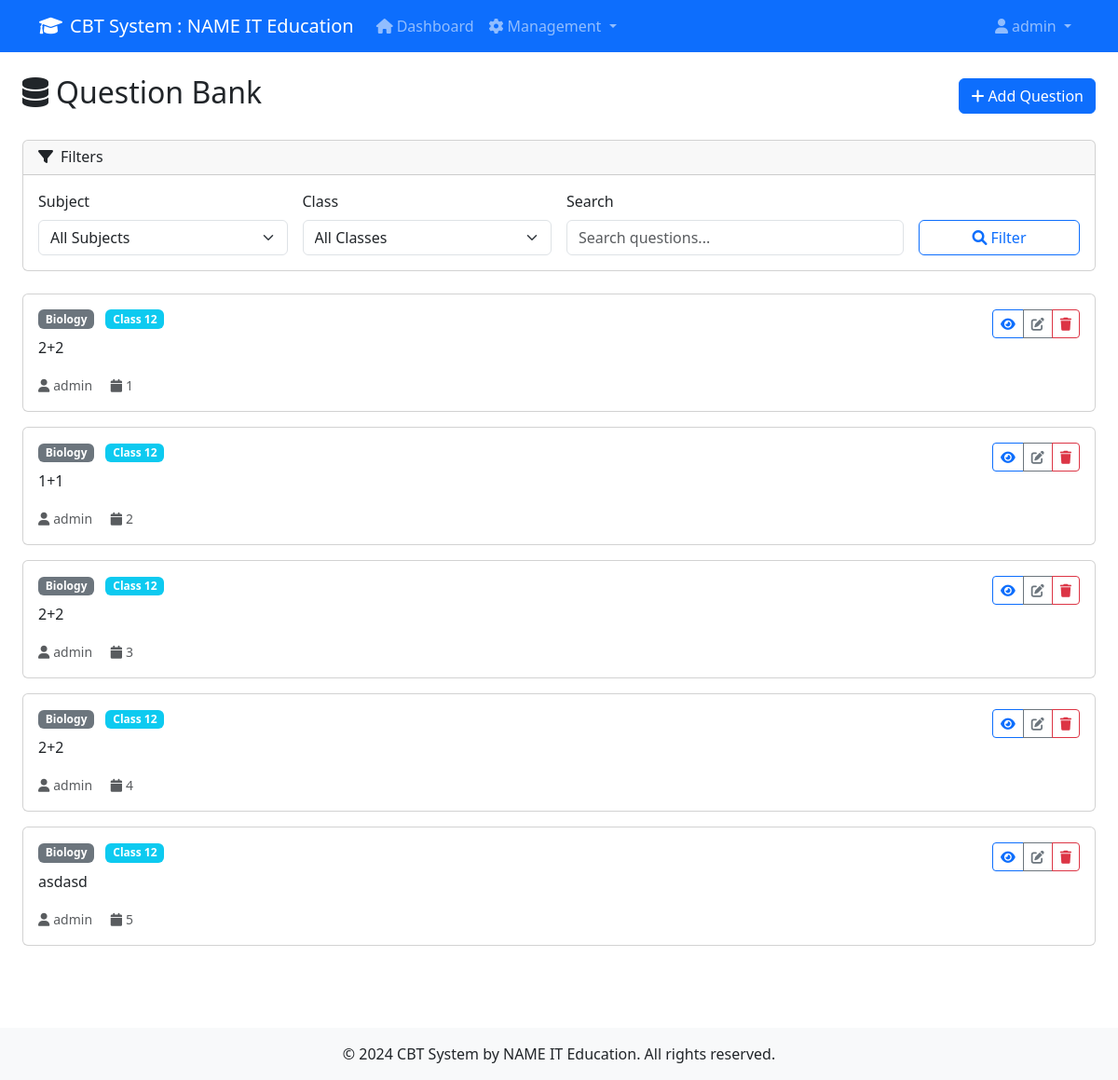
The app's page /exam/questionbank/ (signed in) with its own data.
### project/apps/core/models.py (models this page shows)
class User(AbstractUser):
    gender = models.CharField(choices=Gender.GENDER_CHOICES, max_length=10, blank=True)
    is_active = models.BooleanField(default=True)
    student_class = models.ForeignKey(
        "StudentClass", on_delete=models.SET_NULL, null=True, blank=True
    )

class Subject(models.Model):
    name = models.CharField(max_length=200, unique=True)
    class Meta:
        ordering = ["name"]
    def __str__(self):
        return self.name

class StudentClass(models.Model):
    name = models.CharField(max_length=200, unique=True)
    class Meta:
        verbose_name = "Class"
        verbose_name_plural = "Classes"
        ordering = ["name"]
    def __str__(self):
        return self.name

### project/apps/exam/models.py (models this page shows, shortened)
class Question(models.Model):
    subject = models.ForeignKey(Subject, on_delete=models.CASCADE)
    class_group = models.ForeignKey(StudentClass, on_delete=models.CASCADE)
    question = models.TextField()
    author = models.ForeignKey(User, on_delete=models.SET_NULL, null=True, blank=True)
    class Meta:
        ordering = ["id"]

### project/apps/exam/views.py (the view)
# urls.py: path("questionbank/", views.QuestionBankListView.as_view(), name="questionbank"),
class QuestionBankListView(StaffAndAdminMixin, FilterView):
    queryset = Question.objects.select_related("subject", "class_group")
    template_name = "exam/questionbank.html"
    filterset_class = QuestionFilter
    paginate_by = 50
    context_object_name = "questions"
    def get_queryset(self):
        queryset = super().get_queryset()
        if not self.request.user.is_superuser:
            return queryset.filter(author=self.request.user)
        return queryset

### project/apps/core/views.py (called while the page is built)
    def test_func(self):
        return self.request.user.is_staff or self.request.user.is_superuser

### project/templates/exam/questionbank.html (shortened to what this page needs)
{% extends 'base.html' %}
{% block content %}
<div class="container-fluid">
    <div class="row">
        <div class="col-12">
            <div class="d-flex justify-content-between align-items-center mb-4">
                <h2>
                    <i class="fas fa-database me-2"></i>Question Bank
                </h2>
                <a href="{% url 'question-create' %}" class="btn btn-primary">
                    <i class="fas fa-plus me-1"></i>Add Question
                </a>
            </div>
        </div>
    </div>
    <div class="row mb-4">
        <div class="col-12">
            <div class="card">
                <div class="card-header">
                    <h6 class="mb-0">
                        <i class="fas fa-filter me-2"></i>Filters
                    </h6>
                </div>
                <div class="card-body">
                    <form method="get" class="row g-3">
                        <div class="col-md-3">
                            <label for="{{ filter.form.subject.id_for_label }}" class="form-label">Subject</label>
                            {{ filter.form.subject }}
                        </div>
                        <div class="col-md-3">
                            <label for="{{ filter.form.class_group.id_for_label }}" class="form-label">Class</label>
                            {{ filter.form.class_group }}
                        </div>
                        <div class="col-md-4">
                            <label for="{{ filter.form.question.id_for_label }}" class="form-label">Search</label>
                            {{ filter.form.question }}
                        </div>
                        <div class="col-md-2">
                            <label class="form-label">&nbsp;</label>
                            <div class="d-grid">
                                <button type="submit" class="btn btn-outline-primary">
                                    <i class="fas fa-search me-1"></i>Filter
                                </button>
                            </div>
                        </div>
                    </form>
                </div>
            </div>
        </div>
    </div>
    <div class="row">
        <div class="col-12">
            {% if questions %}
                {% for question in questions %}
                    <div class="card mb-3">
                        <div class="card-body">
                            <div class="row">
                                <div class="col-md-8">
                                    <h6 class="card-title">
                                        <span class="badge bg-secondary me-2">{{ question.subject.name }}</span>
                                        <span class="badge bg-info me-2">{{ question.class_group.name }}</span>
                                    </h6>
                                    <p class="card-text">{{ question.question|truncatewords:20 }}</p>
                                    <small class="text-muted">
                                        <i class="fas fa-user me-1"></i>{{ question.author.get_full_name|default:question.author.username }}
                                        <i class="fas fa-calendar ms-3 me-1"></i>{{ question.id }}
                                    </small>
                                </div>
                                <div class="col-md-4 text-end">
                                    <div class="btn-group" role="group">
                                        <button type="button" class="btn btn-outline-primary btn-sm"
                                                data-bs-toggle="collapse"
                                                data-bs-target="#question-{{ question.id }}"
                                                title="View Details">
                                            <i class="fas fa-eye"></i>
                                        </button>
                                        <a href="{% url 'question-update' question.id %}"
                                           class="btn btn-outline-secondary btn-sm" title="Edit">
                                            <i class="fas fa-edit"></i>
                                        </a>
                                        <a href="{% url 'question-delete' question.id %}"
                                           class="btn btn-outline-danger btn-sm" title="Delete">
                                            <i class="fas fa-trash"></i>
                                        </a>
                                    </div>
                                </div>
                            </div>
                        </div>
                    </div>
                {% endfor %}
            {% endif %}
        </div>
    </div>
</div>
{% endblock %}

### project/templates/base.html (shortened to what this page needs)
<!DOCTYPE html>
<html lang="en">
<head>
    <link href="https://cdn.jsdelivr.net/npm/bootstrap@5.3.0/dist/css/bootstrap.min.css" rel="stylesheet">
    <link rel="stylesheet" href="https://cdnjs.cloudflare.com/ajax/libs/font-awesome/6.0.0/css/all.min.css">
</head>
<body>
    <nav class="navbar navbar-expand-lg navbar-dark bg-primary">
        <div class="container">
            <a class="navbar-brand" href="{% url 'dashboard' %}">
                <i class="fas fa-graduation-cap me-2"></i>CBT System : NAME IT Education
            </a>
            <div class="collapse navbar-collapse" id="navbarNav">
                <ul class="navbar-nav me-auto">
                    {% if user.is_authenticated %}
                        <li class="nav-item">
                            <a class="nav-link" href="{% url 'dashboard' %}">
                                <i class="fas fa-home me-1"></i>Dashboard
                            </a>
                        </li>
                        {% if user.is_staff or user.is_superuser %}
                            <li class="nav-item dropdown">
                                <a class="nav-link dropdown-toggle" href="#" role="button" data-bs-toggle="dropdown">
                                    <i class="fas fa-cog me-1"></i>Management
                                </a>
                            </li>
                        {% else %}
                            <li class="nav-item">
                                <a class="nav-link" href="{% url 'myexams' %}">
                                    <i class="fas fa-clipboard-list me-1"></i>My Exams
                                </a>
                            </li>
                        {% endif %}
                    {% endif %}
                </ul>
                <ul class="navbar-nav">
                    {% if user.is_authenticated %}
                        <li class="nav-item dropdown">
                            <a class="nav-link dropdown-toggle" href="#" role="button" data-bs-toggle="dropdown">
                                <i class="fas fa-user me-1"></i>{{ user.get_full_name|default:user.username }}
                            </a>
                        </li>
                    {% else %}
                        <li class="nav-item">
                            <a class="nav-link" href="{% url 'login' %}">
                                <i class="fas fa-sign-in-alt me-1"></i>Login
                            </a>
                        </li>
                    {% endif %}
                </ul>
            </div>
        </div>
    </nav>
    <main class="container-fluid py-4">
        {% block content %}{% endblock %}
    </main>
    <footer class="bg-light text-center py-3 mt-5">
        <div class="container">
            <p class="mb-0">&copy; 2024 CBT System by NAME IT Education. All rights reserved.</p>
        </div>
    </footer>
</body>
</html>

### records on screen
User: get_full_name "admin"
Question: subject.name "Biology", class_group.name "Class 12", question "2+2", author.get_full_name "admin", id "1"
Question: subject.name "Biology", class_group.name "Class 12", question "1+1", author.get_full_name "admin", id "2"
Question: subject.name "Biology", class_group.name "Class 12", question "2+2", author.get_full_name "admin", id "3"
Question: subject.name "Biology", class_group.name "Class 12", question "2+2", author.get_full_name "admin", id "4"
Question: subject.name "Biology", class_group.name "Class 12", question "asdasd", author.get_full_name "admin", id "5"
